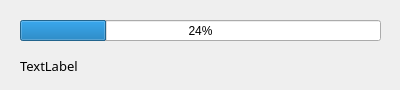
<?xml version="1.0" encoding="UTF-8"?>
<ui version="4.0">
 <class>Dialog</class>
 <widget class="QDialog" name="Dialog">
  <property name="geometry">
   <rect>
    <x>0</x>
    <y>0</y>
    <width>400</width>
    <height>90</height>
   </rect>
  </property>
  <property name="minimumSize">
   <size>
    <width>400</width>
    <height>90</height>
   </size>
  </property>
  <property name="maximumSize">
   <size>
    <width>400</width>
    <height>90</height>
   </size>
  </property>
  <property name="windowTitle">
   <string>Dialog</string>
  </property>
  <widget class="QProgressBar" name="progressBar">
   <property name="geometry">
    <rect>
     <x>20</x>
     <y>20</y>
     <width>361</width>
     <height>21</height>
    </rect>
   </property>
   <property name="value">
    <number>24</number>
   </property>
  </widget>
  <widget class="QLabel" name="label">
   <property name="geometry">
    <rect>
     <x>20</x>
     <y>50</y>
     <width>351</width>
     <height>31</height>
    </rect>
   </property>
   <property name="font">
    <font>
     <family>SimSun-ExtB</family>
     <pointsize>10</pointsize>
    </font>
   </property>
   <property name="text">
    <string>TextLabel</string>
   </property>
  </widget>
 </widget>
 <resources/>
 <connections/>
</ui>
